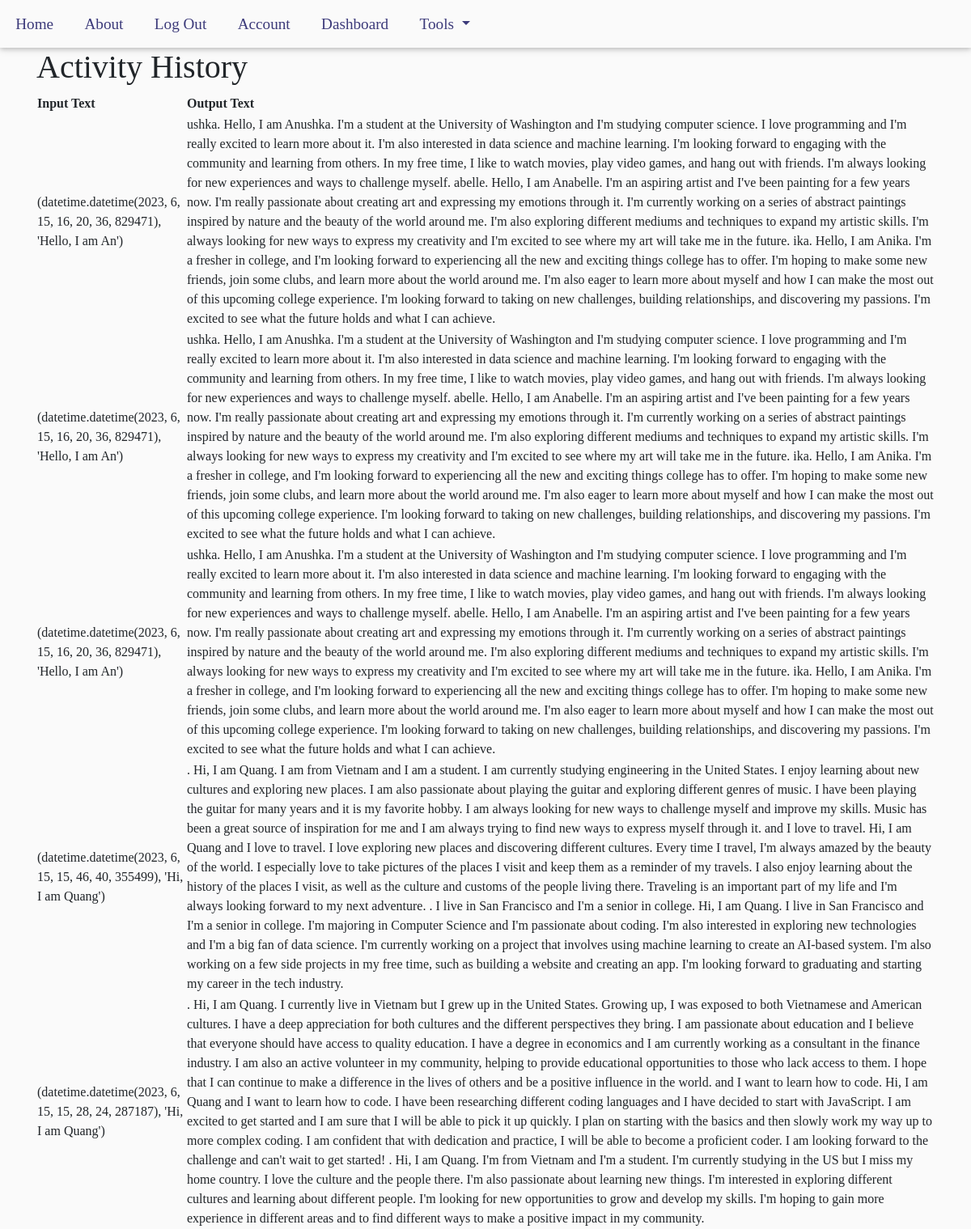
Page /dashboard/dashboard (signed in, upper part) on the committed database.
### application/models.py (models this page shows, shortened)
class TextCompletion(db.Model):
    __tablename__ = 'text_completions'
    id = db.Column(db.Integer, primary_key=True)
    input_text = db.Column(db.Text, nullable=False)
    output_text = db.Column(db.Text, nullable=False)
    timestamp = db.Column(db.DateTime, default=datetime.utcnow)
    user_id = db.Column(db.Integer, db.ForeignKey('users.id'))
    auth_id = db.Column(db.Integer, db.ForeignKey('auth.id'))

### application/dashboard/views.py (the view)
@dashboard.route('/dashboard')
@login_required
def index():
    page = request.args.get('page', 1, type=int)
    user_completions = TextCompletion.query.order_by(TextCompletion.timestamp.desc()).paginate(page=page, per_page=10)
    return render_template('dashboard.html', user_completions = user_completions)

### application/auth/auth_decorator.py (called while the page is built)
def login_required(f):
    @wraps(f)
    def decorated_function(*args, **kwargs):
        if current_user.is_authenticated:
            return f(*args, **kwargs)
        elif 'profile' in session:
            return f(*args, **kwargs)
        else:
            return redirect(url_for("users.login"))
    return decorated_function

### application/models.py (called while the page is built)
@login_manager.user_loader
def load_user(user_id):
    return User.query.get(user_id)

### application/templates/dashboard.html
{% extends 'base.html' %}
{% block content %}
  <h1>Activity History</h1>
  <table>
    <thead>
        <tr>
            <th>Input Text</th>
            <th>Output Text</th>
        </tr>
    </thead>
    <tbody>
        {% for completion in user_completions.items %}
        <tr>
            <td>{{ completion.timestamp, completion.input_text }}</td>
            <td>{{ completion.output_text }}</td>
        </tr>
        {% endfor %}
    </tbody>
</table>
{% endblock %}

### application/templates/base.html (shortened to what this page needs)
<!DOCTYPE html>
<html lang="en" dir="ltr">
  <head>
    <link rel="stylesheet" href="https://maxcdn.bootstrapcdn.com/bootstrap/4.0.0/css/bootstrap.min.css">
    <link rel="stylesheet" type="text/css" href="../static/css/header&footer.css" />
  </head>
  <body>
    <ul class='nav'>
      <li class='nav-item'>
        <a class="nav-link" href="{{url_for('core.index')}}">Home</a>
      </li>
      <li class='nav-item'>
        <a class="nav-link" href="{{url_for('core.info')}}">About</a>
      </li>
      {% if current_user.is_authenticated %}
      <li class='nav-item'>
        <a class="nav-link" href="{{url_for('users.logout')}}">Log Out</a>
      </li>
      <li class='nav-item'>
        <a class="nav-link" href="{{url_for('users.account')}}">Account</a>
      </li>
      <li class='nav-item'>
        <a class="nav-link" href="{{url_for('dashboard.index')}}">Dashboard</a>
      </li>
      <li class="'nav-item dropdown">
        <a class="nav-link dropdown-toggle" href="#" id="navbarDropdownMenuLink" role="button" data-toggle="dropdown" aria-haspopup="true" aria-expanded="false">
          Tools
        </a>
      {% endif %}
    </ul>
<div class="container">
  {% block content %}
  {% endblock %}
</div>
  </body>
</html>

### application/static/css/header&footer.css (style rules this page uses)
* { scroll-behavior: smooth; }
html { box-sizing: border-box; }
body { font-family: 'Nunito' !important; margin: 0; padding: 0; width: 100%; height: 100%; background-color: #fafafa !important; position: relative; }
.nav { box-shadow: 0 2px 5px 0 rgba(0,0,0,0.16), 0 2px 10px 0 rgba(0,0,0,0.12); }
.nav-link { border: none; border-radius: 6px; padding: 0.5em 1em !important; }
.nav-link ,.dropdown-item { color: rgba(12, 10, 90, 0.8) !important; font-style: normal; font-size: 1.2em; line-height: 40px; }

### rows in the picture
TextCompletion: timestamp+input_text "(datetime.datetime(2023, 6, 15, 16, 20, 36, 829471), 'Hello, I am An')", output_text "ushka. Hello, I am Anushka. I'm a student at the University of Washington and I'm studying computer science. I love programming and I'm really excited to learn more about it. I'm also interested in data science and machine learning. I'm looking forward to engaging with the community and learning from others. In my free time, I like to watch movies, play video games, and hang out with friends. I'm always looking for new experiences and ways to challenge myself. abelle. Hello, I am Anabelle. I'm an aspiring artist and I've been painting for a few years now. I'm really passionate about creating art and expressing my emotions through it. I'm currently working on a series of abstract paintings…"
TextCompletion: timestamp+input_text "(datetime.datetime(2023, 6, 15, 16, 20, 36, 829471), 'Hello, I am An')", output_text "ushka. Hello, I am Anushka. I'm a student at the University of Washington and I'm studying computer science. I love programming and I'm really excited to learn more about it. I'm also interested in data science and machine learning. I'm looking forward to engaging with the community and learning from others. In my free time, I like to watch movies, play video games, and hang out with friends. I'm always looking for new experiences and ways to challenge myself. abelle. Hello, I am Anabelle. I'm an aspiring artist and I've been painting for a few years now. I'm really passionate about creating art and expressing my emotions through it. I'm currently working on a series of abstract paintings…"
TextCompletion: timestamp+input_text "(datetime.datetime(2023, 6, 15, 16, 20, 36, 829471), 'Hello, I am An')", output_text "ushka. Hello, I am Anushka. I'm a student at the University of Washington and I'm studying computer science. I love programming and I'm really excited to learn more about it. I'm also interested in data science and machine learning. I'm looking forward to engaging with the community and learning from others. In my free time, I like to watch movies, play video games, and hang out with friends. I'm always looking for new experiences and ways to challenge myself. abelle. Hello, I am Anabelle. I'm an aspiring artist and I've been painting for a few years now. I'm really passionate about creating art and expressing my emotions through it. I'm currently working on a series of abstract paintings…"
TextCompletion: timestamp+input_text "(datetime.datetime(2023, 6, 15, 15, 46, 40, 355499), 'Hi, I am Quang')", output_text ". Hi, I am Quang. I am from Vietnam and I am a student. I am currently studying engineering in the United States. I enjoy learning about new cultures and exploring new places. I am also passionate about playing the guitar and exploring different genres of music. I have been playing the guitar for many years and it is my favorite hobby. I am always looking for new ways to challenge myself and improve my skills. Music has been a great source of inspiration for me and I am always trying to find new ways to express myself through it. and I love to travel. Hi, I am Quang and I love to travel. I love exploring new places and discovering different cultures. Every time I travel, I'm always amazed…"
TextCompletion: timestamp+input_text "(datetime.datetime(2023, 6, 15, 15, 28, 24, 287187), 'Hi, I am Quang')", output_text ". Hi, I am Quang. I currently live in Vietnam but I grew up in the United States. Growing up, I was exposed to both Vietnamese and American cultures. I have a deep appreciation for both cultures and the different perspectives they bring. I am passionate about education and I believe that everyone should have access to quality education. I have a degree in economics and I am currently working as a consultant in the finance industry. I am also an active volunteer in my community, helping to provide educational opportunities to those who lack access to them. I hope that I can continue to make a difference in the lives of others and be a positive influence in the world. and I want to learn how…"
